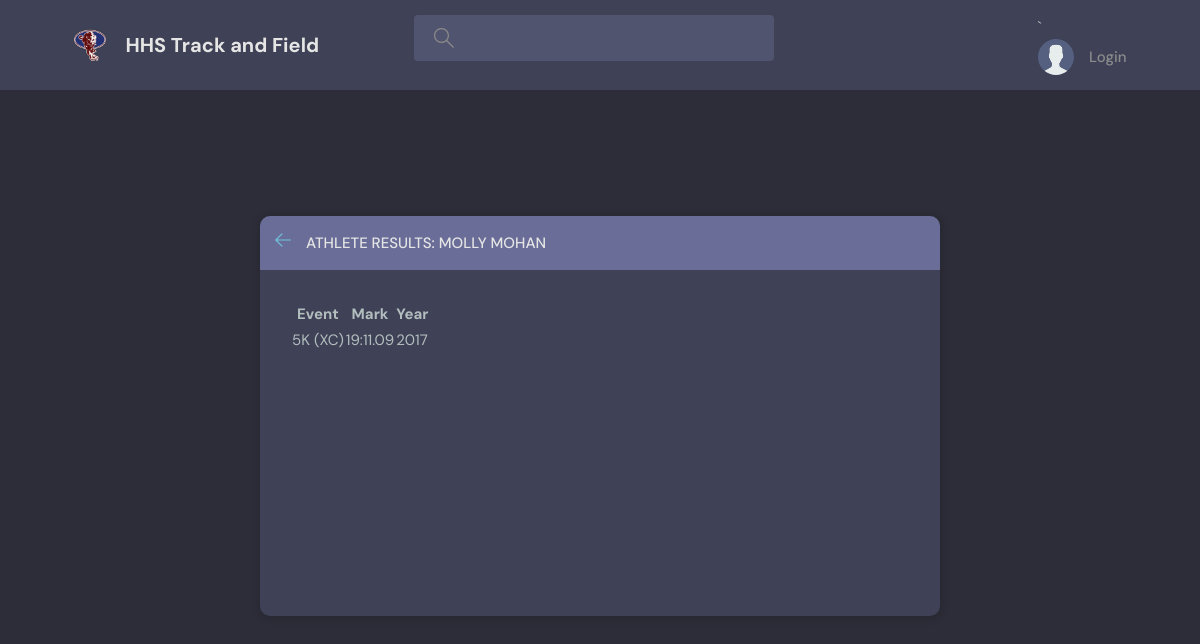
The app's page /view-athlete/2031, older data.
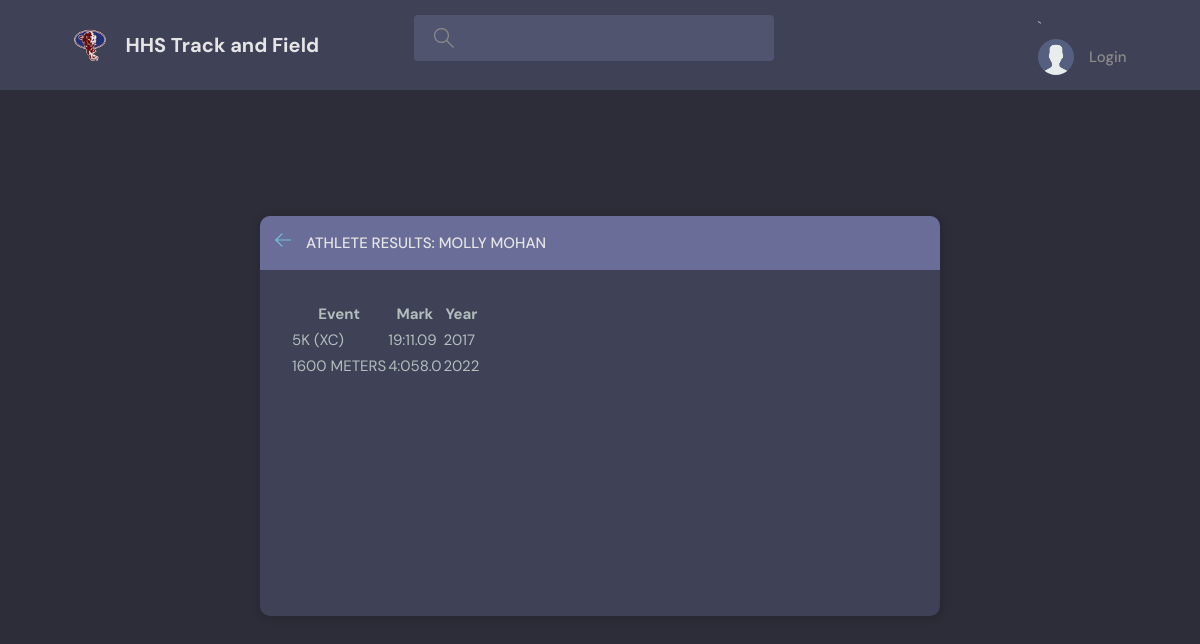
The same page, newer data.
### base/models.py (models this page shows, shortened)
class Performance(models.Model):
    EventID = models.ForeignKey(Event, on_delete=models.SET_NULL,null=True)
    Mark = models.CharField(max_length=200, null=True)
    MarkRawLarge = models.IntegerField()
    MarkRawSmall = models.DecimalField(decimal_places=3,max_digits=20)
    MeetID = models.ForeignKey(Meet, on_delete=models.SET_NULL,null=True)
    PerformanceNote = models.CharField(max_length=10,null=True,blank=True)
    CY = models.IntegerField(null=True)
    EventDate = models.DateField(null=True)
    Notes = models.TextField(null = True,blank=True)
    Archive = models.BooleanField()
    StateChamp = models.BooleanField(null=True)
    AthleteID = models.ManyToManyField(Athlete)
    Confirmed = models.BooleanField(null=False,default=False)
    Locked = models.BooleanField(null=False,default=False)
    updated = models.DateTimeField(auto_now=True)
    created = models.DateTimeField(auto_now_add=True)

class Event(models.Model):
    EventName = models.CharField(max_length=200, null=True)
    FieldEvent = models.BooleanField()
    Current = models.BooleanField()
    Relay = models.BooleanField()
    Order = models.IntegerField()
    MeasurementSystem = models.CharField(max_length=20)
    updated = models.DateTimeField(auto_now=True)
    created = models.DateTimeField(auto_now_add=True)
    def __str__(self):
        return self.EventName

### base/views.py (the view)
# urls.py: path('view-athlete/<str:pk>',views.viewAthlete,name="view-athlete"),
def viewAthlete(request,pk):
    athlete = Athlete.objects.get(id=pk)
    performanceResults = Performance.objects.filter(AthleteID=athlete.id)
    context = {'performanceResults':performanceResults,'athlete':athlete}
    return render(request,'base/view-athlete.html',context)

### base/templates/base/view-athlete.html (shortened to what this page needs)
{% extends 'main.html' %}
{% block content %}
    <main class="update-account layout">
        <div class="container">
            <div class="layout__box">
                <div class="layout__boxHeader">
                    <div class="layout__boxTitle">
                        <a href="{% url 'home' %}">
                            <svg version="1.1" xmlns="http://www.w3.org/2000/svg" width="32" height="32"
                                viewBox="0 0 32 32">
                                <title>arrow-left</title>
                                <path
                                    d="M13.723 2.286l-13.723 13.714 13.719 13.714 1.616-1.611-10.96-10.96h27.625v-2.286h-27.625l10.965-10.965-1.616-1.607z">
                                </path>
                            </svg>
                        </a>
                        <h3>Athlete Results: {{athlete.Athlete}}</h3>
                    </div>
                </div>
                <div class="layout__body">
                    <table>
                        <tr>
                            <th>Event</th>
                            <th>Mark</th>
                            <th>Year</th>
                        </tr>
                        {% for performance in performanceResults %}
                        <tr>
                            <td>{{performance.EventID}}</td><td>{{performance.Mark}}</td><td>{{performance.CY}} </td>
                        </tr>
                        {% endfor %}
                    </table>
                </div>
            </div>
        </div>
    </main>
    {% endblock content %}

Row changes from the older to the newer data that the page shows:
added Performance: EventID "1600 METERS", Mark "4:058.0", CY "2022"
